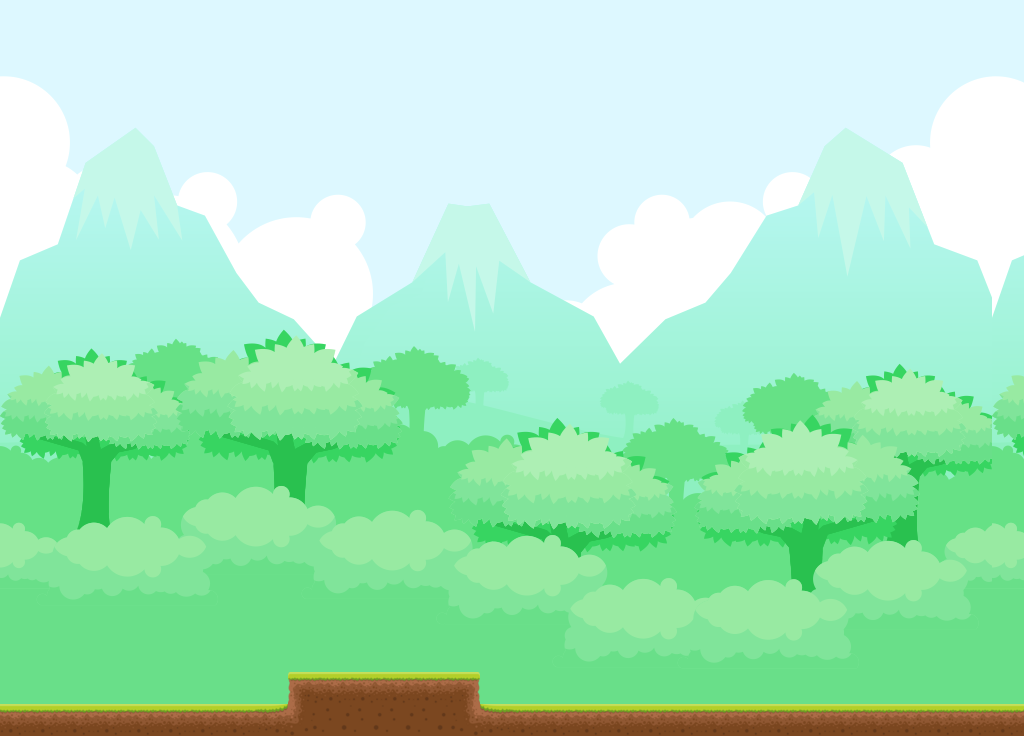

Below is a game level as drawn by its tile map, then a one-line description and the .tmx that defines it (tile-layer data replaced by summaries):
An orthogonal 32x23 tile map with 32x32 px tiles, 2 tile layers (base_layer, ground_layer), 2 tilesets and 3 objects.

<map version="1.9" tiledversion="1.9.2" orientation="orthogonal" renderorder="right-down" width="32" height="23" tilewidth="32" tileheight="32" infinite="0" nextlayerid="5" nextobjectid="4">
 <tileset firstgid="1" name="background" tilewidth="32" tileheight="32" tilecount="713" columns="31">
  <image source="background.png" width="1000" height="750" />
 </tileset>
 <tileset firstgid="714" name="ground" tilewidth="32" tileheight="32" tilecount="18" columns="0">
  <grid orientation="orthogonal" width="1" height="1" />
  <tile id="0">
   <image width="32" height="32" source="ground_tiles/1.png" />
  </tile>
  <tile id="1">
   <image width="32" height="32" source="ground_tiles/2.png" />
  </tile>
  <tile id="2">
   <image width="32" height="32" source="ground_tiles/3.png" />
  </tile>
  <tile id="3">
   <image width="32" height="32" source="ground_tiles/4.png" />
  </tile>
  <tile id="4">
   <image width="32" height="32" source="ground_tiles/5.png" />
  </tile>
  <tile id="5">
   <image width="32" height="32" source="ground_tiles/6.png" />
  </tile>
  <tile id="6">
   <image width="32" height="32" source="ground_tiles/7.png" />
  </tile>
  <tile id="7">
   <image width="32" height="32" source="ground_tiles/8.png" />
  </tile>
  <tile id="8">
   <image width="32" height="32" source="ground_tiles/9.png" />
  </tile>
  <tile id="9">
   <image width="32" height="32" source="ground_tiles/10.png" />
  </tile>
  <tile id="10">
   <image width="32" height="32" source="ground_tiles/11.png" />
  </tile>
  <tile id="11">
   <image width="32" height="32" source="ground_tiles/12.png" />
  </tile>
  <tile id="12">
   <image width="32" height="23" source="ground_tiles/13.png" />
  </tile>
  <tile id="13">
   <image width="32" height="23" source="ground_tiles/14.png" />
  </tile>
  <tile id="14">
   <image width="32" height="23" source="ground_tiles/15.png" />
  </tile>
  <tile id="15">
   <image width="32" height="32" source="ground_tiles/16.png" />
  </tile>
  <tile id="16">
   <image width="32" height="25" source="ground_tiles/17.png" />
  </tile>
  <tile id="17">
   <image width="32" height="32" source="ground_tiles/18.png" />
  </tile>
 </tileset>
 <layer id="1" name="base_layer" width="32" height="23">
  <data>[736 cells, 736 non-empty, 713 distinct tile ids]</data>
 </layer>
 <layer id="3" name="ground_layer" width="32" height="23">
  <data>[736 cells, 38 non-empty, 8 distinct tile ids]</data>
 </layer>
 <objectgroup id="4" name="ground">
  <object id="1" x="291.11" y="674.012" width="184.894" height="56.3862" />
  <object id="2" x="-1.31131" y="709.417" width="292.422" height="26.2261" />
  <object id="3" x="474.693" y="706.795" width="545.504" height="27.5375" />
 </objectgroup>
</map>
